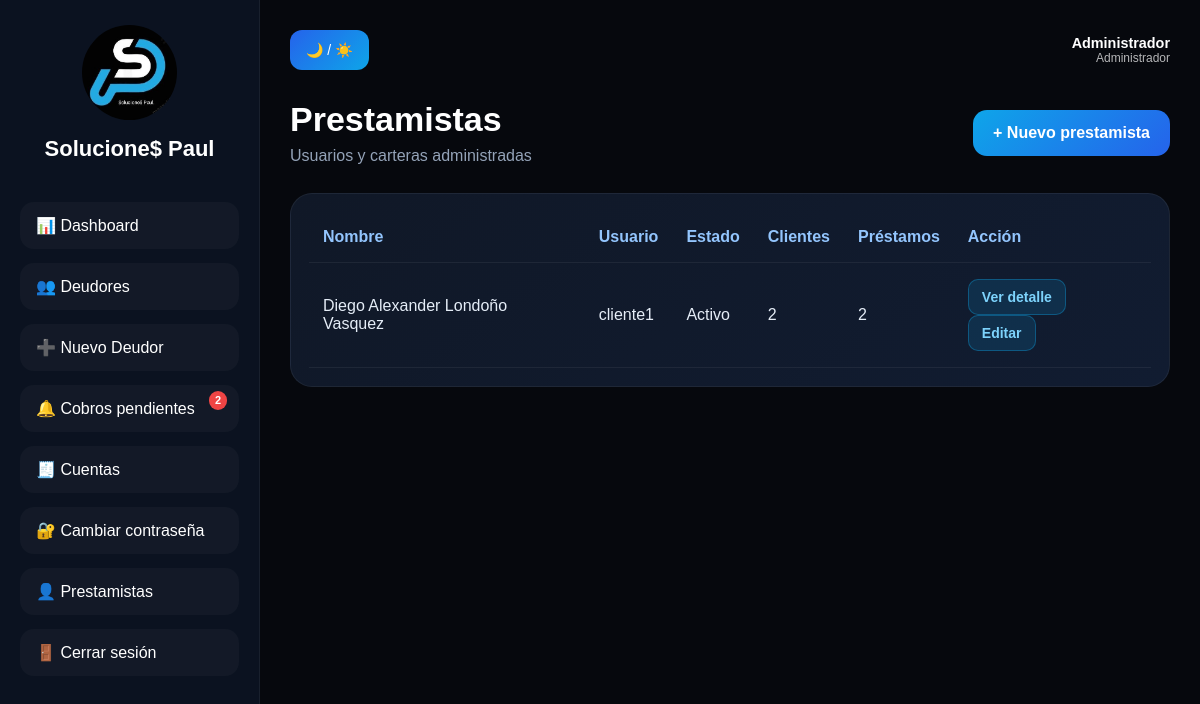
/prestamistas (signed in), run on the app's committed database.
### models.py (models this page shows)
class Usuario(db.Model, UserMixin):
    __tablename__ = "usuarios"
    id = db.Column(db.Integer, primary_key=True)
    nombre = db.Column(db.String(100), nullable=False)
    usuario = db.Column(db.String(80), unique=True, nullable=False)
    password_hash = db.Column(db.String(255), nullable=False)
    rol = db.Column(db.String(20), nullable=False, default="prestamista")
    activo = db.Column(db.Boolean, nullable=False, default=True)
    creado_en = db.Column(db.DateTime, default=datetime.utcnow)
    deudores = db.relationship("Deudor", backref="propietario", lazy=True)
    cuentas = db.relationship("CuentaContable", backref="propietario", lazy=True)
    @property
    def es_admin(self):
        return self.rol == "admin"
    @property
    def is_active(self):
        return self.activo

### app.py (the view)
@app.route("/prestamistas")
@admin_required
def prestamistas():
    lista = Usuario.query.filter(Usuario.rol == "prestamista").order_by(Usuario.nombre).all()
    return render_template("prestamistas.html", prestamistas=lista)

### app.py (called while the page is built)
def csrf_token():
    if "_csrf_token" not in session:
        session["_csrf_token"] = secrets.token_urlsafe(32)
    return session["_csrf_token"]

@app.before_request
def validar_csrf():
    if app.config.get("TESTING"):
        return
    if request.method in ("POST", "PUT", "PATCH", "DELETE"):
        esperado = session.get("_csrf_token", "")
        recibido = request.form.get("csrf_token", "") or request.headers.get("X-CSRF-Token", "")
        if not esperado or not hmac.compare_digest(esperado, recibido):
            abort(400, description="La sesión del formulario venció. Recarga la página e inténtalo nuevamente.")

@app.after_request
def agregar_cabeceras_seguridad(response):
    response.headers["X-Content-Type-Options"] = "nosniff"
    response.headers["X-Frame-Options"] = "DENY"
    response.headers["Referrer-Policy"] = "strict-origin-when-cross-origin"
    response.headers["Permissions-Policy"] = "camera=(), microphone=(), geolocation=()"
    if app.config["SESSION_COOKIE_SECURE"]:
        response.headers["Strict-Transport-Security"] = "max-age=31536000; includeSubDomains"
    return response

@login_manager.user_loader
def load_user(user_id):
    return Usuario.query.get(int(user_id))

def admin_required(view):
    @wraps(view)
    @login_required
    def wrapped(*args, **kwargs):
        if not current_user.es_admin:
            abort(403)
        return view(*args, **kwargs)
    return wrapped

def obtener_cuotas_urgentes():
    hoy = date.today()
    manana = hoy + timedelta(days=1)
    query = Cuota.query.join(Prestamo).join(Deudor)
    if not current_user.es_admin:
        query = query.filter(Deudor.usuario_id == current_user.id)
    cuotas_urgentes = query.filter(
        Cuota.estado.notin_(["pagada"]),
        (
            (Cuota.fecha_vencimiento == manana) |
            (Cuota.fecha_vencimiento == hoy) |
            (Cuota.fecha_vencimiento < hoy)
        )
    ).all()
    return hoy, manana, cuotas_urgentes

@app.context_processor
def inject_notificaciones_count():
    if current_user.is_authenticated:
        _, _, cuotas_urgentes = obtener_cuotas_urgentes()
        return {"notificaciones_count": len(cuotas_urgentes)}
    return {"notificaciones_count": 0}

@app.before_request
def preparar_base_de_datos():
    global _esquema_preparado
    if not _esquema_preparado:
        asegurar_esquema()
        crear_admin()
        asignar_datos_existentes_al_admin()
        _esquema_preparado = True

### templates/prestamistas.html (shortened to what this page needs)
{% extends "base.html" %}
{% block content %}
<section class="page-section">
    <div class="page-header">
        <div><h1>Prestamistas</h1><p>Usuarios y carteras administradas</p></div>
        <a href="{{ url_for('nuevo_prestamista') }}" class="btn-action">+ Nuevo prestamista</a>
    </div>
    <div class="table-card"><table>
        <thead><tr><th>Nombre</th><th>Usuario</th><th>Estado</th><th>Clientes</th><th>Préstamos</th><th>Acción</th></tr></thead>
        <tbody>{% for item in prestamistas %}
            <tr>
                <td>{{ item.nombre }}</td><td>{{ item.usuario }}</td><td>{{ 'Activo' if item.activo else 'Inactivo' }}</td>
                <td>{{ item.deudores|length }}</td>
                <td>{% set total = namespace(valor=0) %}{% for cliente in item.deudores %}{% set total.valor = total.valor + cliente.prestamos|length %}{% endfor %}{{ total.valor }}</td>
                <td>
                    <a class="btn-small" href="{{ url_for('detalle_prestamista', usuario_id=item.id) }}">Ver detalle</a>
                    <a class="btn-small" href="{{ url_for('editar_prestamista', usuario_id=item.id) }}">Editar</a>
                </td>
            </tr>
        {% else %}<tr><td colspan="6">Aún no hay prestamistas registrados.</td></tr>{% endfor %}</tbody>
    </table></div>
</section>
{% endblock %}

### templates/base.html (shortened to what this page needs)
<!DOCTYPE html>
<html lang="es">
<head>
    <link rel="stylesheet" href="{{ url_for('static', filename='css/estilos.css') }}">
</head>
<body class="dark-mode">
    <div class="app-container">
        <aside class="sidebar">
            <div class="logo-area">
                <img src="{{ url_for('static', filename='img/logo.jpeg') }}" alt="Logo">
                <h2>Solucione$ Paul</h2>
            </div>
            <nav class="menu">
                <a href="{{ url_for('dashboard') }}" data-label="Dashboard">
                    📊 Dashboard
                </a>
                <a href="{{ url_for('deudores') }}" data-label="Deudores">
                    👥 Deudores
                </a>
                <a href="{{ url_for('nuevo_deudor') }}" data-label="Nuevo Deudor">
                    ➕ Nuevo Deudor
                </a>
                <a href="{{ url_for('notificaciones') }}" data-label="Notificaciones" class="nav-notif">
                    🔔 Cobros pendientes
                    {% if notificaciones_count > 0 %}
                        <span class="notif-badge">{{ notificaciones_count }}</span>
                    {% endif %}
                </a>
                <a href="{{ url_for('cuentas') }}" data-label="Cuentas">
                    🧾 Cuentas
                </a>
                <a href="{{ url_for('seguridad_perfil') }}" data-label="Seguridad">
                    🔐 Cambiar contraseña
                </a>
                {% if current_user.es_admin %}
                <a href="{{ url_for('prestamistas') }}" data-label="Prestamistas">
                    👤 Prestamistas
                </a>
                {% endif %}
                <form method="POST" action="{{ url_for('logout') }}" class="logout-form">
                    <button type="submit" data-label="Cerrar sesión">🚪 Cerrar sesión</button>
                </form>
            </nav>
        </aside>
        <main class="main-content">
            <header class="topbar">
                <button id="theme-toggle">
                    🌙 / ☀️
                </button>
                <div class="session-user">
                    <strong>{{ current_user.nombre }}</strong>
                    <span>{{ "Administrador" if current_user.es_admin else "Prestamista" }}</span>
                </div>
            </header>
            {% block content %}
            {% endblock %}
        </main>
    </div>
</body>
</html>

### static/css/estilos.css (style rules this page uses)
* { margin: 0; padding: 0; box-sizing: border-box; }
body { font-family: Arial, Helvetica, sans-serif; }
.session-user { margin-left: auto; display: flex; flex-direction: column; text-align: right; font-size: .9rem; }
.session-user span { opacity: .7; font-size: .75rem; }
.logout-form { margin: 0; }
.menu .logout-form button { width: 100%; border: 0; cursor: pointer; text-align: left; font: inherit; }
.dark-mode { background: #06080d; color: #ffffff; }
.app-container { display: flex; min-height: 100vh; }
.sidebar { width: 260px; background: #0b1220; border-right: 1px solid rgba(255,255,255,0.06); padding: 25px 20px; flex-shrink: 0; transition: width 0.3s ease; }
.logo-area { text-align: center; margin-bottom: 40px; }
.logo-area img { width: 95px; height: 95px; border-radius: 50%; object-fit: cover; margin-bottom: 12px; transition: width 0.3s, height 0.3s; }
.logo-area h2 { font-size: 22px; transition: opacity 0.2s; }
.menu { display: flex; flex-direction: column; gap: 14px; }
.menu a, .menu .logout-form button { text-decoration: none; color: white; padding: 14px 16px; border-radius: 14px; transition: background 0.3s ease; background: rgba(255,255,255,0.03); display: flex; align-items: center; gap: 10px; white-space: nowrap; overflow: hidden; }
.main-content { flex: 1; padding: 30px; min-width: 0; }
.topbar { display: flex; justify-content: flex-end; align-items: center; gap: 12px; margin-bottom: 30px; }
#theme-toggle { border: none; padding: 12px 16px; border-radius: 12px; cursor: pointer; background: linear-gradient(135deg, #2563eb, #0ea5e9); color: white; font-size: 14px; }
.page-section { width: 100%; }
.page-header { display: flex; justify-content: space-between; align-items: center; gap: 18px; margin-bottom: 28px; }
.page-header h1 { font-size: 34px; margin-bottom: 8px; }
.page-header p { color: #94a3b8; }
.btn-action { display: inline-block; text-decoration: none; border: none; padding: 14px 20px; border-radius: 14px; background: linear-gradient(135deg, #0ea5e9, #2563eb); color: white; font-weight: 700; cursor: pointer; }
.btn-small { display: inline-block; text-decoration: none; padding: 9px 13px; border-radius: 10px; background: rgba(14, 165, 233, 0.15); border: 1px solid rgba(14, 165, 233, 0.35); color: #7dd3fc; font-weight: 600; font-size: 14px; }
.table-card { overflow-x: auto; background: linear-gradient(145deg, #101827, #111c31); border-radius: 22px; padding: 18px; border: 1px solid rgba(255,255,255,0.06); }
table { width: 100%; border-collapse: collapse; min-width: 720px; }
thead { color: #93c5fd; }
th, td { text-align: left; padding: 16px 14px; border-bottom: 1px solid rgba(255,255,255,0.06); }
td { color: #e5edf7; }
.nav-notif { position: relative; }
.notif-badge { position: absolute; top: 6px; right: 12px; background: #ef4444; color: #fff; font-size: 11px; font-weight: 700; border-radius: 999px; padding: 1px 6px; line-height: 1.5; }

### data on the page
Usuario: nombre "Administrador", rol "Administrador"
Usuario: nombre "Diego Alexander Londoño Vasquez", usuario "cliente1", activo "Activo", deudores|length "2", valor "2"

### other printed values
{{ notificaciones_count }} "2"
